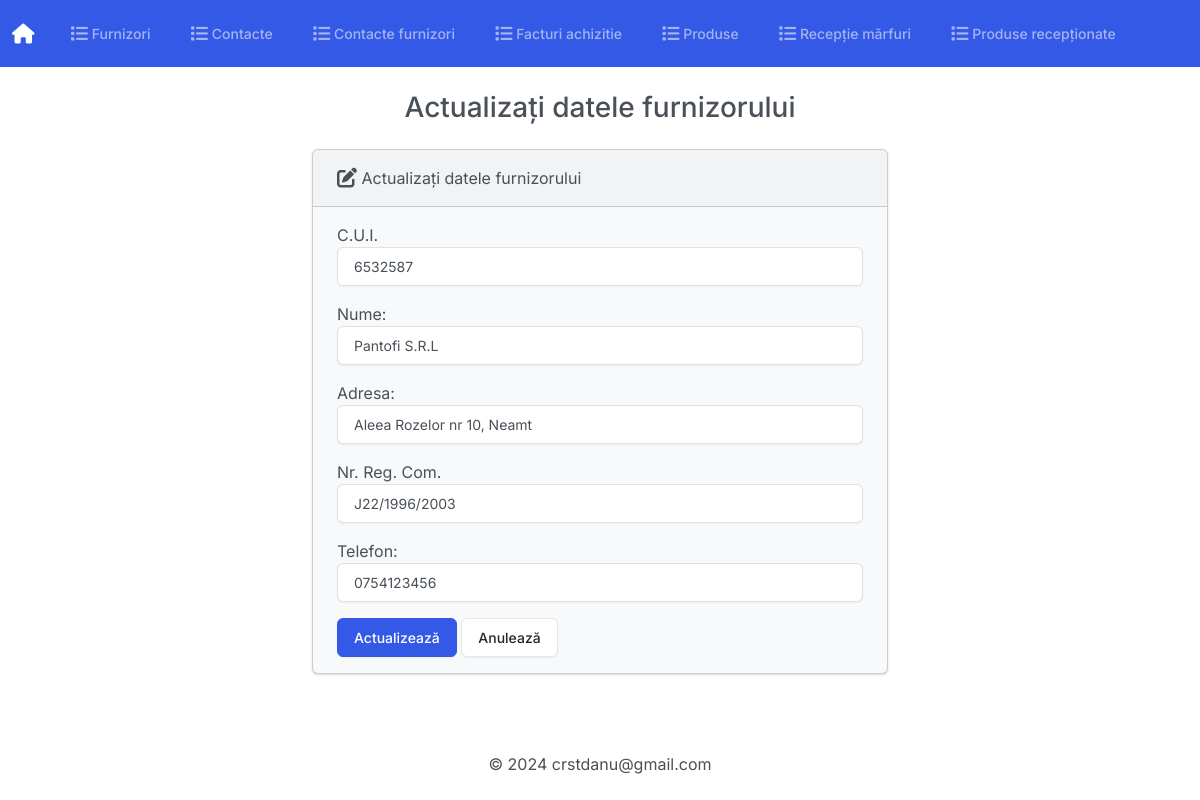
Page /furnizori/editeaza/8 on the committed database.
### Gestiune/models.py (models this page shows, shortened)
class Furnizor(models.Model):
    class Meta:
        verbose_name_plural = 'Furnizori'
    cui = models.CharField(max_length=9, unique=True)
    nume = models.CharField(max_length=100, default='')
    adresa = models.CharField(max_length=255, default='')
    numar_reg_com = models.CharField(max_length=15, default='')
    telefon = models.CharField(max_length=15, default='')

### Gestiune/views.py (the view)
def editeaza_furnizor(request, id):
    if request.method == 'POST':
        furnizor = Furnizor.objects.get(pk=id)
        form = FurnizorForm(request.POST, instance=furnizor)
        if form.is_valid():
            form.save()
            return render(request, 'Gestiune/furnizori/editeaza.html', {
                'form': form,
                'success': True
            })
    else:
        furnizor = Furnizor.objects.get(pk=id)
        form = FurnizorForm(instance=furnizor)
    return render(request, 'Gestiune/furnizori/editeaza.html', {
        'form': form
    })

### Gestiune/forms.py
class FurnizorForm(forms.ModelForm):
    class Meta:
        model = Furnizor
        fields = ['cui', 'nume', 'adresa', 'numar_reg_com', 'telefon']
        labels = {
            'cui': 'C.U.I.',
            'nume': 'Nume',
            'adresa': 'Adresa',
            'numar_reg_com': 'Nr. Reg. Com.',
            'telefon': 'Telefon',
        }
        widgets = {
            'cui': forms.TextInput(attrs={'class': 'form-control'}),
            'nume': forms.TextInput(attrs={'class': 'form-control'}),
            'adresa': forms.TextInput(attrs={'class': 'form-control'}),
            'numar_reg_com': forms.TextInput(attrs={'class': 'form-control'}),
            'telefon': forms.TextInput(attrs={'class': 'form-control'}),
        }

### Gestiune/templates/Gestiune/furnizori/editeaza.html (shortened to what this page needs)
{% extends "Gestiune/base.html" %}
{% block body %}
<h3 class="text-center m-4">Actualizați datele furnizorului</h3>
{% if success %}
<div class="alert alert-success" role="alert">
    Furnizorul a fost actualizat cu succes.
    <a href="{% url 'index_furnizori' %}" class="alert-link">Mergi la pagina principală.</a>
</div>
{% else %}
<div class="row justify-content-center">
    <div class="col-6">
        <div class="card bg-light mb-3">
            <div class="card-header">
                <i class="fa-solid fa-pen-to-square fa-lg"></i> Actualizați datele furnizorului
            </div>
            <div class="card-body">
                <form action="" method="POST">
                    {{ form.as_p }}
                    <button type="submit" class="btn btn-primary">Actualizează</button>
                    <a href="{% url 'index_furnizori' %}" class="btn btn-secondary">Anulează</a>
                </form>
            </div>
        </div>
    </div>
</div>
{% endif %}
{% endblock %}

### rows in the picture
Furnizor: cui "6532587", nume "Pantofi S.R.L", adresa "Aleea Rozelor nr 10, Neamt", numar_reg_com "J22/1996/2003", telefon "0754123456"
